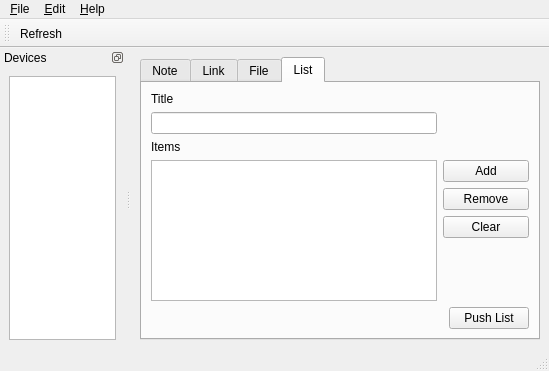
<?xml version="1.0" encoding="UTF-8"?>
<ui version="4.0">
 <class>MainWindow</class>
 <widget class="QMainWindow" name="MainWindow">
  <property name="geometry">
   <rect>
    <x>0</x>
    <y>0</y>
    <width>549</width>
    <height>371</height>
   </rect>
  </property>
  <property name="windowTitle">
   <string>QPushBullet</string>
  </property>
  <widget class="QWidget" name="centralwidget">
   <layout class="QGridLayout" name="gridLayout_2">
    <item row="0" column="0">
     <widget class="QTabWidget" name="tabWidget">
      <property name="minimumSize">
       <size>
        <width>400</width>
        <height>0</height>
       </size>
      </property>
      <property name="currentIndex">
       <number>3</number>
      </property>
      <widget class="QWidget" name="noteTab">
       <attribute name="title">
        <string>Note</string>
       </attribute>
       <layout class="QGridLayout" name="gridLayout_3">
        <item row="7" column="0">
         <spacer name="horizontalSpacer">
          <property name="orientation">
           <enum>Qt::Horizontal</enum>
          </property>
          <property name="sizeHint" stdset="0">
           <size>
            <width>40</width>
            <height>20</height>
           </size>
          </property>
         </spacer>
        </item>
        <item row="4" column="0">
         <widget class="QLabel" name="label_2">
          <property name="text">
           <string>Note</string>
          </property>
         </widget>
        </item>
        <item row="2" column="0">
         <widget class="QLabel" name="label">
          <property name="text">
           <string>Title</string>
          </property>
         </widget>
        </item>
        <item row="7" column="1">
         <widget class="QPushButton" name="sendNoteBtn">
          <property name="text">
           <string>Push Note</string>
          </property>
         </widget>
        </item>
        <item row="5" column="0" colspan="2">
         <widget class="QTextEdit" name="noteTextEdt"/>
        </item>
        <item row="3" column="0" colspan="2">
         <widget class="QLineEdit" name="noteTitleEdt"/>
        </item>
       </layout>
      </widget>
      <widget class="QWidget" name="LinkTab">
       <attribute name="title">
        <string>Link</string>
       </attribute>
       <layout class="QGridLayout" name="gridLayout_7">
        <item row="5" column="0">
         <spacer name="horizontalSpacer_2">
          <property name="orientation">
           <enum>Qt::Horizontal</enum>
          </property>
          <property name="sizeHint" stdset="0">
           <size>
            <width>40</width>
            <height>20</height>
           </size>
          </property>
         </spacer>
        </item>
        <item row="6" column="0">
         <spacer name="verticalSpacer">
          <property name="orientation">
           <enum>Qt::Vertical</enum>
          </property>
          <property name="sizeHint" stdset="0">
           <size>
            <width>20</width>
            <height>40</height>
           </size>
          </property>
         </spacer>
        </item>
        <item row="1" column="0">
         <widget class="QLabel" name="label_4">
          <property name="text">
           <string>Title</string>
          </property>
         </widget>
        </item>
        <item row="3" column="0">
         <widget class="QLabel" name="label_3">
          <property name="text">
           <string>Link</string>
          </property>
         </widget>
        </item>
        <item row="5" column="1">
         <widget class="QPushButton" name="sendLinkBtn">
          <property name="text">
           <string>Push Link</string>
          </property>
         </widget>
        </item>
        <item row="4" column="0" colspan="2">
         <widget class="QLineEdit" name="linkUrlEdt"/>
        </item>
        <item row="2" column="0" colspan="2">
         <widget class="QLineEdit" name="linkTitleEdt"/>
        </item>
       </layout>
      </widget>
      <widget class="QWidget" name="fileTab">
       <attribute name="title">
        <string>File</string>
       </attribute>
       <layout class="QGridLayout" name="gridLayout_9">
        <item row="3" column="0">
         <widget class="QLineEdit" name="filePathEdt">
          <property name="readOnly">
           <bool>false</bool>
          </property>
         </widget>
        </item>
        <item row="3" column="1">
         <widget class="QPushButton" name="browseFileBtn">
          <property name="text">
           <string>Browse</string>
          </property>
         </widget>
        </item>
        <item row="5" column="0">
         <spacer name="horizontalSpacer_3">
          <property name="orientation">
           <enum>Qt::Horizontal</enum>
          </property>
          <property name="sizeHint" stdset="0">
           <size>
            <width>40</width>
            <height>20</height>
           </size>
          </property>
         </spacer>
        </item>
        <item row="4" column="1">
         <widget class="QPushButton" name="sendFileBtn">
          <property name="text">
           <string>Push File</string>
          </property>
         </widget>
        </item>
        <item row="2" column="0">
         <widget class="QLabel" name="label_5">
          <property name="text">
           <string>File</string>
          </property>
         </widget>
        </item>
        <item row="6" column="0">
         <spacer name="verticalSpacer_2">
          <property name="orientation">
           <enum>Qt::Vertical</enum>
          </property>
          <property name="sizeHint" stdset="0">
           <size>
            <width>20</width>
            <height>40</height>
           </size>
          </property>
         </spacer>
        </item>
       </layout>
      </widget>
      <widget class="QWidget" name="listTab">
       <attribute name="title">
        <string>List</string>
       </attribute>
       <layout class="QGridLayout" name="gridLayout_10">
        <item row="4" column="1" colspan="2">
         <widget class="QPushButton" name="removeItemBtn">
          <property name="text">
           <string>Remove</string>
          </property>
         </widget>
        </item>
        <item row="3" column="1" colspan="2">
         <widget class="QPushButton" name="addItemBtn">
          <property name="text">
           <string>Add</string>
          </property>
         </widget>
        </item>
        <item row="3" column="0" rowspan="4">
         <widget class="QListWidget" name="itemsList">
          <property name="alternatingRowColors">
           <bool>true</bool>
          </property>
         </widget>
        </item>
        <item row="6" column="2">
         <spacer name="verticalSpacer_3">
          <property name="orientation">
           <enum>Qt::Vertical</enum>
          </property>
          <property name="sizeHint" stdset="0">
           <size>
            <width>20</width>
            <height>30</height>
           </size>
          </property>
         </spacer>
        </item>
        <item row="7" column="2">
         <widget class="QPushButton" name="sendListBtn">
          <property name="text">
           <string>Push List</string>
          </property>
         </widget>
        </item>
        <item row="5" column="1" colspan="2">
         <widget class="QPushButton" name="clearItemsBtn">
          <property name="text">
           <string>Clear</string>
          </property>
         </widget>
        </item>
        <item row="7" column="0" colspan="2">
         <spacer name="horizontalSpacer_4">
          <property name="orientation">
           <enum>Qt::Horizontal</enum>
          </property>
          <property name="sizeHint" stdset="0">
           <size>
            <width>289</width>
            <height>20</height>
           </size>
          </property>
         </spacer>
        </item>
        <item row="1" column="0">
         <widget class="QLineEdit" name="listTitleEdt"/>
        </item>
        <item row="0" column="0">
         <widget class="QLabel" name="label_6">
          <property name="text">
           <string>Title</string>
          </property>
         </widget>
        </item>
        <item row="2" column="0">
         <widget class="QLabel" name="label_7">
          <property name="text">
           <string>Items</string>
          </property>
         </widget>
        </item>
       </layout>
      </widget>
     </widget>
    </item>
   </layout>
  </widget>
  <widget class="QMenuBar" name="menubar">
   <property name="geometry">
    <rect>
     <x>0</x>
     <y>0</y>
     <width>549</width>
     <height>22</height>
    </rect>
   </property>
   <widget class="QMenu" name="menu_File">
    <property name="title">
     <string>&amp;File</string>
    </property>
    <addaction name="separator"/>
    <addaction name="action_Exit"/>
   </widget>
   <widget class="QMenu" name="menu_About">
    <property name="title">
     <string>&amp;Help</string>
    </property>
    <addaction name="action_About"/>
   </widget>
   <widget class="QMenu" name="menu_Edit">
    <property name="title">
     <string>&amp;Edit</string>
    </property>
    <addaction name="action_Settings"/>
    <addaction name="action_Refresh"/>
   </widget>
   <addaction name="menu_File"/>
   <addaction name="menu_Edit"/>
   <addaction name="menu_About"/>
  </widget>
  <widget class="QStatusBar" name="statusbar"/>
  <widget class="QDockWidget" name="dockWidget">
   <property name="sizePolicy">
    <sizepolicy hsizetype="MinimumExpanding" vsizetype="MinimumExpanding">
     <horstretch>0</horstretch>
     <verstretch>0</verstretch>
    </sizepolicy>
   </property>
   <property name="features">
    <set>QDockWidget::DockWidgetFloatable|QDockWidget::DockWidgetMovable</set>
   </property>
   <property name="allowedAreas">
    <set>Qt::LeftDockWidgetArea|Qt::RightDockWidgetArea</set>
   </property>
   <property name="windowTitle">
    <string>Devices</string>
   </property>
   <attribute name="dockWidgetArea">
    <number>1</number>
   </attribute>
   <widget class="QWidget" name="dockWidgetContents">
    <layout class="QGridLayout" name="gridLayout">
     <item row="0" column="0">
      <widget class="QListWidget" name="devicesList">
       <property name="sizePolicy">
        <sizepolicy hsizetype="MinimumExpanding" vsizetype="Expanding">
         <horstretch>0</horstretch>
         <verstretch>0</verstretch>
        </sizepolicy>
       </property>
       <property name="minimumSize">
        <size>
         <width>100</width>
         <height>0</height>
        </size>
       </property>
      </widget>
     </item>
    </layout>
   </widget>
  </widget>
  <widget class="QToolBar" name="toolBar">
   <property name="windowTitle">
    <string>toolBar</string>
   </property>
   <attribute name="toolBarArea">
    <enum>TopToolBarArea</enum>
   </attribute>
   <attribute name="toolBarBreak">
    <bool>false</bool>
   </attribute>
   <addaction name="action_Refresh"/>
  </widget>
  <action name="action_About">
   <property name="text">
    <string>&amp;About</string>
   </property>
  </action>
  <action name="action_Exit">
   <property name="text">
    <string>&amp;Exit</string>
   </property>
  </action>
  <action name="action_Settings">
   <property name="text">
    <string>&amp;Settings</string>
   </property>
  </action>
  <action name="action_Refresh">
   <property name="text">
    <string>&amp;Refresh</string>
   </property>
  </action>
 </widget>
 <tabstops>
  <tabstop>tabWidget</tabstop>
  <tabstop>devicesList</tabstop>
 </tabstops>
 <resources/>
 <connections>
  <connection>
   <sender>action_Exit</sender>
   <signal>triggered()</signal>
   <receiver>MainWindow</receiver>
   <slot>close()</slot>
   <hints>
    <hint type="sourcelabel">
     <x>-1</x>
     <y>-1</y>
    </hint>
    <hint type="destinationlabel">
     <x>399</x>
     <y>299</y>
    </hint>
   </hints>
  </connection>
 </connections>
</ui>
